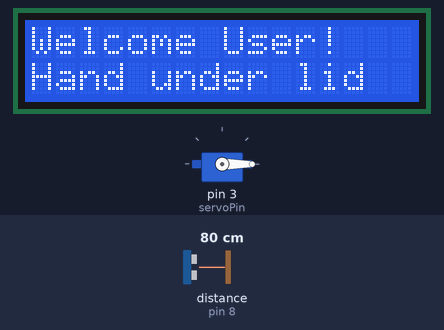
The sketch below on a simulated Arduino Uno, built with avr-gcc and run on an emulated ATmega328P. Shown: 16×2 character LCD, servo. Wiring (inferred from the names in the program): ultrasonic range finder: trigger pin 7; echo pin 8. The test bench sets the inputs (shaded band); at power-on: distance to the obstacle (sensor on pin 8) 80 cm. The echo pulse lasts 58.3 µs per cm; what the sketch prints to the serial monitor is not drawn.

Above: at 3.2 s.
3.3 s: distance to the obstacle (sensor on pin 8) set to 12 cm
4.8 s: distance to the obstacle (sensor on pin 8) set to 9 cm
At 6.4 s:
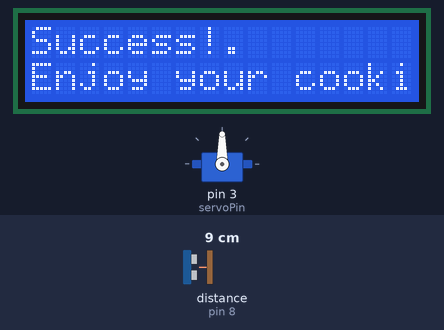
7.8 s: distance to the obstacle (sensor on pin 8) set to 18 cm
At 8.5 s:
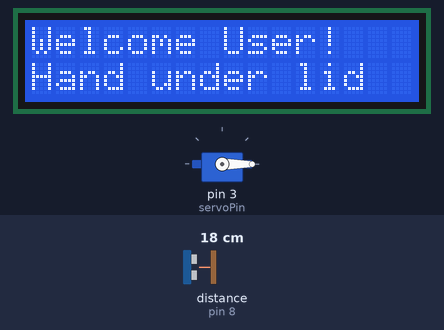
9.5 s: distance to the obstacle (sensor on pin 8) set to 2 cm
At 12.3 s:
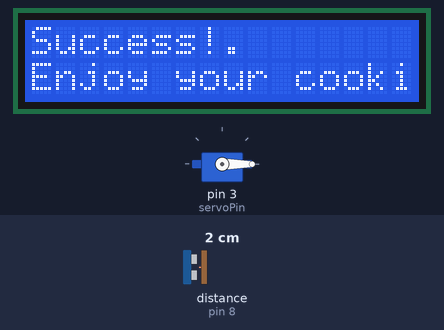
Timing chart, 0 to 13.5 s (numbered marks = the images above; inputs shaded):
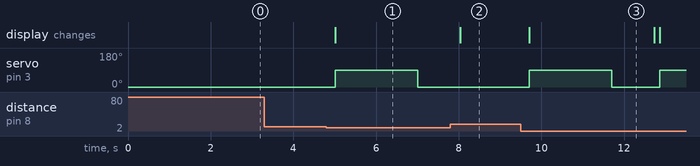

The sketch:

Vending_machine.ino
```cpp
#include <Wire.h>
#include <LiquidCrystal_I2C.h> // Standard library for I2C LCD
#include <Servo.h>

// Initialize LCD: address 0x27, 16 columns, 2 rows
LiquidCrystal_I2C lcd(0x27, 16, 2);
Servo motor1;

const int trigPin = 7;
const int echoPin = 8;
const int servoPin = 3;

float duration, distance;

void setup() {
  // Initialize LCD
  lcd.init();      // Some libraries use begin(), most use init()
  lcd.backlight();

  // Initial Greeting
  lcd.setCursor(0,0);
  lcd.print("Welcome User!");
  lcd.setCursor(0,1);
  lcd.print("Hand under lid");

  // Pin Modes
  pinMode(trigPin, OUTPUT);
  pinMode(echoPin, INPUT);

  // Initialize Motor
  motor1.attach(servoPin);
  motor1.write(0); // Make sure motor is at "Closed" position initially

  Serial.begin(9600);
  delay(2000); // Short delay to let user read the welcome message
}

void loop() {
  // 1. Measure Distance
  digitalWrite(trigPin, LOW);
  delayMicroseconds(2);
  digitalWrite(trigPin, HIGH);
  delayMicroseconds(10);
  digitalWrite(trigPin, LOW);

  duration = pulseIn(echoPin, HIGH);
  distance = (duration * 0.0343) / 2;

  Serial.print("Distance: ");
  Serial.println(distance);

  // 2. Logic Check
  // We use a small delay here just to stabilize sensor readings,
  // but NOT 5000ms. 100ms is enough.
  delay(100);

  if (distance > 0 && distance <= 10.0) {
    dispenseProduct(); // Call the custom function below
  }

  // We do NOT need an "Else" block that prints errors constantly.
  // It causes the screen to flicker.
  // The screen stays on "Welcome" (set in setup or end of dispense)
  // until the sensor is triggered.
}

// 3. Custom Function to handle the vending process
void dispenseProduct() {
    lcd.clear();
    lcd.setCursor(0,0);
    lcd.print("Success!.");
    lcd.setCursor(0,1);
    lcd.print("Enjoy your cookie");

    // Push the bottle
    motor1.write(90); // Move to push
    delay(2000);       // Wait for bottle to drop

    // Return mechanism
    motor1.write(0);   // Return to home position
    delay(1000);       // Wait for motor to get back

    // Reset Screen for next user
    lcd.clear();
    lcd.setCursor(0,0);
    lcd.print("Welcome User!");
    lcd.setCursor(0,1);
    lcd.print("Hand under lid");
}
```

Measured:
- the behaviour switches between 11 and 10 cm on distance to the obstacle (sensor on pin 8) (found by bisection; images 0 and 1)
- after the input at 3.3 s, every drawn part: stays the same
- after the input at 4.8 s, servo on pin 3 (servoPin): 0° → 90° after 0.21 s, → 0° 2.0 s later; the display: changes after 0.21 s (image 1)
- after the input at 7.8 s, servo on pin 3 (servoPin): stays 0° (without the input it goes to 90° after 0.37 s)
- after the input at 9.5 s, servo on pin 3 (servoPin): 0° → 90° after 0.20 s, → 0° 2.0 s later, → 90° 1.2 s later; the display: changes after 0.20 s (image 3)
